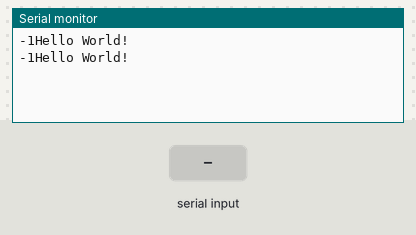
A sketch run on a simulated Arduino Uno, built with avr-gcc and run on an emulated ATmega328P. Parts: the last lines printed to the serial monitor. The test bench sets the inputs (shaded band).

Above: at 1.2 s.
1.3 s: "R" received over Serial
At 2.4 s:
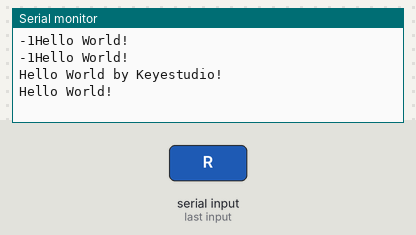
3.5 s: "1" received over Serial
At 4.8 s:
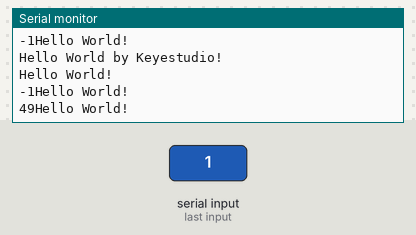

Measured:
- after the input at 1.3 s, the serial monitor: prints a new line after 0.70 s (image 1)
- after the input at 3.5 s, the serial monitor: prints a new line after 0.50 s (image 2)

The sketch:

01-hello_world.ino
```cpp
#include <LiquidCrystal.h>

void setup() { // put your setup code here, to run once:
  Serial.begin(9600); // Set the serial port baud rate to `9600`
}

int val;

void loop() { // put your main code here, to run repeatedly:
  val = Serial.read(); // read the instruction or character from PC to Arduino, and assign them to Val.
  if (val == 'R') { // determine if the instruction or character received is “R”.
    Serial.println("Hello World by Keyestudio!");  // Serial port printing
  }
  else Serial.print(val);

  Serial.println("Hello World!"); // Serial port printing
  delay(1000); // Delay of 1 second
}
```
